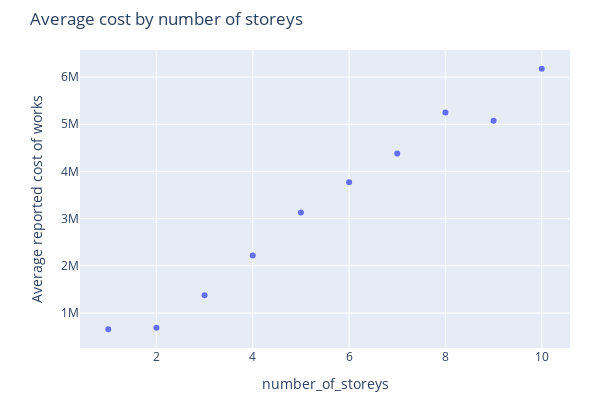

Notebook code for this chart:
### Code cell
fig = px.scatter(avg_cost_by_storey_lt10, x="number_of_storeys", y="mean",
                 title="Average cost by number of storeys",
                 labels={"mean":"Average reported cost of works"},
                 width=600, height=400
                )

fig.update_layout(
    margin={'t':50,'l':80,'b':10,'r':30}
)

fig.show()

### Figure 1 — Plotly figure (JSON) as saved in the notebook; plotly's stock layout.template omitted (floating-point values rounded to 4 significant figures)
{"data": [{"hovertemplate": "number_of_storeys=%{x}<br>Average reported cost of works=%{y}<extra></extra>", "legendgroup": "", "marker": {"color": "#636efa", "symbol": "circle"}, "mode": "markers", "name": "", "orientation": "v", "showlegend": false, "type": "scatter", "x": [1, 2, 3, 4, 5, 6, 7, 8, 9, 10], "xaxis": "x", "y": [653500.0, 689100.0, 1377000.0, 2217000.0, 3128000.0, 3767000.0, 4381000.0, 5247000.0, 5075000.0, 6177000.0], "yaxis": "y"}], "layout": {"height": 400, "legend": {"tracegroupgap": 0}, "margin": {"b": 10, "l": 80, "r": 30, "t": 50}, "title": {"text": "Average cost by number of storeys"}, "width": 600, "xaxis": {"anchor": "y", "domain": [0, 1], "title": {"text": "number_of_storeys"}}, "yaxis": {"anchor": "x", "domain": [0, 1], "title": {"text": "Average reported cost of works"}}}}
